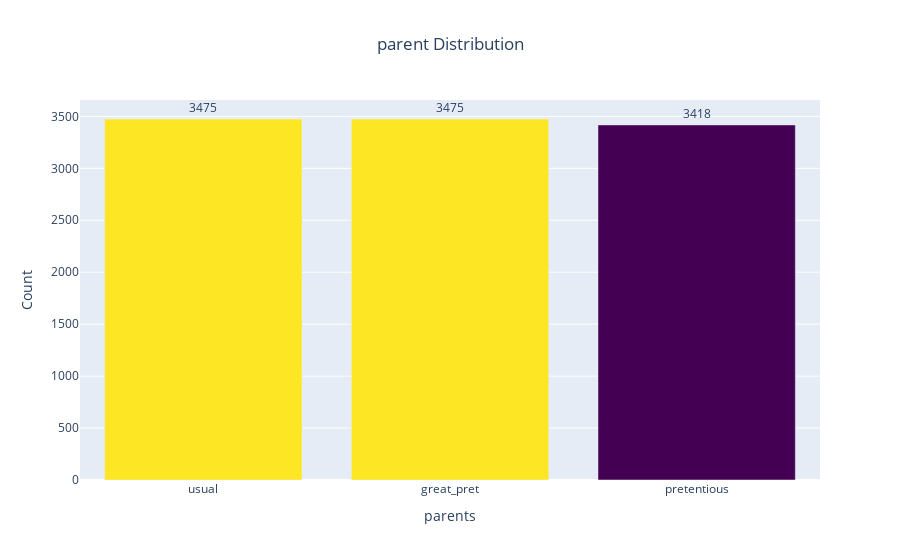

The cell this chart's notebook holds for it:
### Markdown cell above
### Parents

### Code cell
df_parents=train['parents'].value_counts().to_frame().reset_index().rename(columns={'index':'parents','parents':'count'})

fig = go.Figure(go.Bar(
    x=df_parents['parents'],y=df_parents['count'],
    marker={'color': df_parents['count'], 
    'colorscale': 'Viridis'},  
    text=df_parents['count'],
    textposition = "outside",
))
fig.update_layout(title_text='parent Distribution',xaxis_title="parents",yaxis_title="Count ",title_x=0.5)
fig.show()

### Figure 1 — Plotly figure (JSON) as saved in the notebook; plotly's stock layout.template omitted (floating-point values rounded to 4 significant figures)
{"data": [{"marker": {"color": [3475, 3475, 3418], "colorscale": [[0, "#440154"], [0.1111, "#482878"], [0.2222, "#3e4989"], [0.3333, "#31688e"], [0.4444, "#26828e"], [0.5556, "#1f9e89"], [0.6667, "#35b779"], [0.7778, "#6ece58"], [0.8889, "#b5de2b"], [1, "#fde725"]]}, "text": [3475, 3475, 3418], "textposition": "outside", "type": "bar", "x": ["usual", "great_pret", "pretentious"], "y": [3475, 3475, 3418]}], "layout": {"title": {"text": "parent Distribution", "x": 0.5}, "xaxis": {"title": {"text": "parents"}}, "yaxis": {"title": {"text": "Count "}}}}
